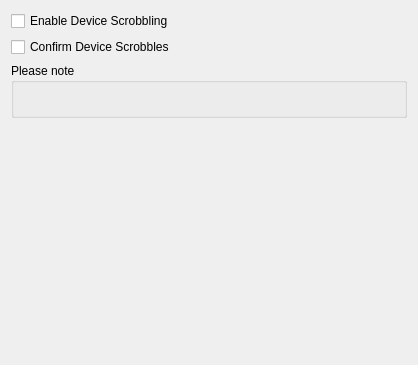
<?xml version="1.0" encoding="UTF-8"?>
<ui version="4.0">
 <class>IpodSettingsWidget</class>
 <widget class="QWidget" name="IpodSettingsWidget">
  <property name="geometry">
   <rect>
    <x>0</x>
    <y>0</y>
    <width>418</width>
    <height>365</height>
   </rect>
  </property>
  <property name="windowTitle">
   <string notr="true">Form</string>
  </property>
  <layout class="QVBoxLayout" name="verticalLayout">
   <item>
    <widget class="QCheckBox" name="deviceScrobblingEnabled">
     <property name="text">
      <string>Enable Device Scrobbling</string>
     </property>
    </widget>
   </item>
   <item>
    <widget class="QCheckBox" name="alwaysAsk">
     <property name="text">
      <string>Confirm Device Scrobbles</string>
     </property>
    </widget>
   </item>
   <item>
    <widget class="QGroupBox" name="noteBox">
     <property name="title">
      <string>Please note</string>
     </property>
     <layout class="QVBoxLayout" name="verticalLayout_2">
      <item>
       <widget class="unicorn::Label" name="note">
        <property name="text">
         <string notr="true"/>
        </property>
        <property name="textFormat">
         <enum>Qt::RichText</enum>
        </property>
        <property name="wordWrap">
         <bool>true</bool>
        </property>
       </widget>
      </item>
     </layout>
    </widget>
   </item>
   <item>
    <spacer name="verticalSpacer">
     <property name="orientation">
      <enum>Qt::Vertical</enum>
     </property>
     <property name="sizeHint" stdset="0">
      <size>
       <width>20</width>
       <height>0</height>
      </size>
     </property>
    </spacer>
   </item>
  </layout>
 </widget>
 <customwidgets>
  <customwidget>
   <class>unicorn::Label</class>
   <extends>QLabel</extends>
   <header location="global">lib/unicorn/widgets/Label.h</header>
  </customwidget>
 </customwidgets>
 <resources/>
 <connections/>
</ui>
